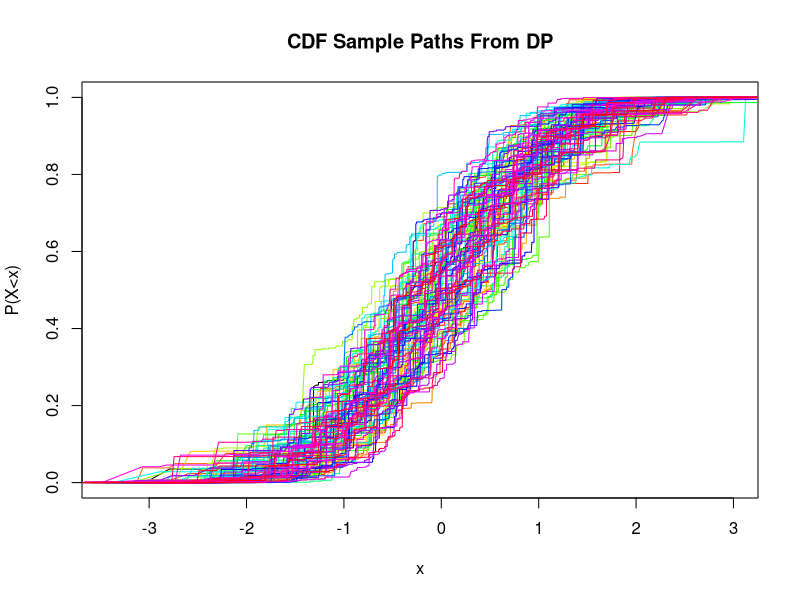

Source code (R):
# Stick Breaking

how.many.times = 100

many.runs = function(alpha = 20, 
                     num.breaks = 1000){

  z = rbeta(num.breaks,1,alpha)
  w = numeric(num.breaks)
  for (i in 1:num.breaks) {
    w[i] = ifelse(i==1, z[i], z[i]*prod((1-z)[1:(i-1)]))
  }
  
  # Using N(0,1) from slides
  delta = rnorm(num.breaks, 0,1)
  
  ###########################
  # this is exactly from b4 #
  ###########################
  fixer = function(x){
    result = numeric(length(x))
    result[1] = x[1]
    for (i in 2:length(x)) {
      result[i] = sum(x[1:i])
    }
    return(result)
  }
  ############################
  
  gimme = fixer(w[order(delta)])
  result = cbind(delta[order(delta)], gimme)
  return(result)
}

lot = many.runs()
plot(lot[,1], lot[,2], type = "l", main = "CDF Sample Paths From DP", xlab = "x", ylab = "P(X<x)")

for (i in 2:how.many.times) {
  lot = many.runs()
  lines(lot[,1], lot[,2], type = "l", col = rainbow(how.many.times)[i])
}
